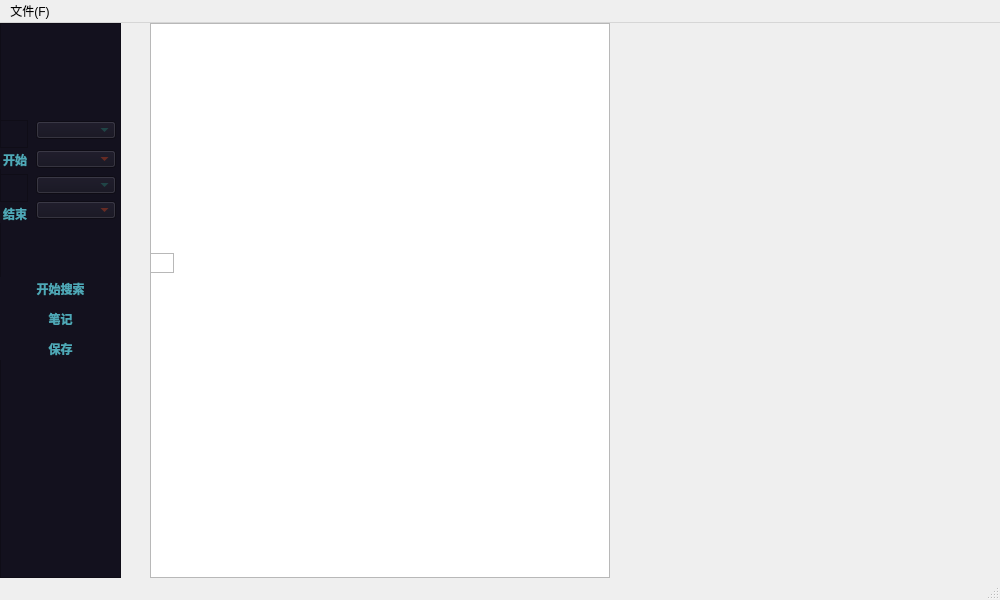
<?xml version="1.0" encoding="UTF-8"?>
<ui version="4.0">
 <class>Analyzer</class>
 <widget class="QMainWindow" name="Analyzer">
  <property name="geometry">
   <rect>
    <x>0</x>
    <y>0</y>
    <width>1000</width>
    <height>600</height>
   </rect>
  </property>
  <property name="sizePolicy">
   <sizepolicy hsizetype="Fixed" vsizetype="Fixed">
    <horstretch>0</horstretch>
    <verstretch>0</verstretch>
   </sizepolicy>
  </property>
  <property name="minimumSize">
   <size>
    <width>1000</width>
    <height>600</height>
   </size>
  </property>
  <property name="maximumSize">
   <size>
    <width>1000</width>
    <height>600</height>
   </size>
  </property>
  <property name="windowTitle">
   <string>MainWindow</string>
  </property>
  <property name="styleSheet">
   <string notr="true"/>
  </property>
  <widget class="QWidget" name="centralwidget">
   <widget class="QTextEdit" name="display_select">
    <property name="geometry">
     <rect>
      <x>150</x>
      <y>0</y>
      <width>460</width>
      <height>555</height>
     </rect>
    </property>
    <property name="sizePolicy">
     <sizepolicy hsizetype="Fixed" vsizetype="Fixed">
      <horstretch>0</horstretch>
      <verstretch>0</verstretch>
     </sizepolicy>
    </property>
    <property name="minimumSize">
     <size>
      <width>460</width>
      <height>555</height>
     </size>
    </property>
    <property name="maximumSize">
     <size>
      <width>460</width>
      <height>555</height>
     </size>
    </property>
    <property name="font">
     <font>
      <family>Consolas</family>
      <pointsize>10</pointsize>
     </font>
    </property>
    <property name="cursor" stdset="0">
     <cursorShape>IBeamCursor</cursorShape>
    </property>
    <property name="toolTipDuration">
     <number>-1</number>
    </property>
    <property name="midLineWidth">
     <number>0</number>
    </property>
    <property name="horizontalScrollBarPolicy">
     <enum>Qt::ScrollBarAlwaysOff</enum>
    </property>
    <property name="readOnly">
     <bool>true</bool>
    </property>
   </widget>
   <widget class="QFrame" name="frame">
    <property name="geometry">
     <rect>
      <x>0</x>
      <y>0</y>
      <width>121</width>
      <height>555</height>
     </rect>
    </property>
    <property name="sizePolicy">
     <sizepolicy hsizetype="Fixed" vsizetype="Fixed">
      <horstretch>0</horstretch>
      <verstretch>0</verstretch>
     </sizepolicy>
    </property>
    <property name="minimumSize">
     <size>
      <width>121</width>
      <height>555</height>
     </size>
    </property>
    <property name="maximumSize">
     <size>
      <width>121</width>
      <height>555</height>
     </size>
    </property>
    <property name="styleSheet">
     <string notr="true">background-color: rgb(19, 17, 30);</string>
    </property>
    <property name="frameShape">
     <enum>QFrame::StyledPanel</enum>
    </property>
    <property name="frameShadow">
     <enum>QFrame::Raised</enum>
    </property>
    <widget class="QComboBox" name="comboBox_time2">
     <property name="geometry">
      <rect>
       <x>36</x>
       <y>178</y>
       <width>80</width>
       <height>18</height>
      </rect>
     </property>
     <property name="minimumSize">
      <size>
       <width>80</width>
       <height>0</height>
      </size>
     </property>
     <property name="maximumSize">
      <size>
       <width>80</width>
       <height>16777215</height>
      </size>
     </property>
     <property name="styleSheet">
      <string notr="true">color: rgb(146, 52, 32);</string>
     </property>
    </widget>
    <widget class="QComboBox" name="comboBox_date1">
     <property name="geometry">
      <rect>
       <x>36</x>
       <y>98</y>
       <width>80</width>
       <height>18</height>
      </rect>
     </property>
     <property name="sizePolicy">
      <sizepolicy hsizetype="Preferred" vsizetype="Preferred">
       <horstretch>0</horstretch>
       <verstretch>0</verstretch>
      </sizepolicy>
     </property>
     <property name="minimumSize">
      <size>
       <width>80</width>
       <height>0</height>
      </size>
     </property>
     <property name="maximumSize">
      <size>
       <width>80</width>
       <height>16777215</height>
      </size>
     </property>
     <property name="styleSheet">
      <string notr="true">color: rgb(33, 93, 88);
selection-color: rgb(116, 134, 55);</string>
     </property>
    </widget>
    <widget class="QComboBox" name="comboBox_time1">
     <property name="geometry">
      <rect>
       <x>36</x>
       <y>127</y>
       <width>80</width>
       <height>18</height>
      </rect>
     </property>
     <property name="minimumSize">
      <size>
       <width>80</width>
       <height>0</height>
      </size>
     </property>
     <property name="maximumSize">
      <size>
       <width>80</width>
       <height>16777215</height>
      </size>
     </property>
     <property name="styleSheet">
      <string notr="true">color: rgb(146, 52, 32);</string>
     </property>
    </widget>
    <widget class="QWidget" name="">
     <property name="geometry">
      <rect>
       <x>0</x>
       <y>254</y>
       <width>121</width>
       <height>83</height>
      </rect>
     </property>
     <layout class="QVBoxLayout" name="verticalLayout_3">
      <item>
       <widget class="QPushButton" name="pushButton_search">
        <property name="font">
         <font>
          <family>等线</family>
          <weight>75</weight>
          <bold>true</bold>
          <stylestrategy>PreferAntialias</stylestrategy>
         </font>
        </property>
        <property name="layoutDirection">
         <enum>Qt::RightToLeft</enum>
        </property>
        <property name="styleSheet">
         <string notr="true">color: rgb(79, 169, 184);
border-top-color: rgb(255, 255, 255);</string>
        </property>
        <property name="text">
         <string>开始搜索</string>
        </property>
        <property name="shortcut">
         <string>Return</string>
        </property>
        <property name="autoDefault">
         <bool>false</bool>
        </property>
        <property name="default">
         <bool>false</bool>
        </property>
        <property name="flat">
         <bool>true</bool>
        </property>
       </widget>
      </item>
      <item>
       <widget class="QPushButton" name="pushButton_note">
        <property name="font">
         <font>
          <family>等线</family>
          <weight>75</weight>
          <bold>true</bold>
          <stylestrategy>PreferAntialias</stylestrategy>
         </font>
        </property>
        <property name="layoutDirection">
         <enum>Qt::RightToLeft</enum>
        </property>
        <property name="styleSheet">
         <string notr="true">color: rgb(79, 169, 184);
border-color: rgb(255, 255, 255);</string>
        </property>
        <property name="text">
         <string>笔记</string>
        </property>
        <property name="shortcut">
         <string>Return</string>
        </property>
        <property name="autoDefault">
         <bool>false</bool>
        </property>
        <property name="flat">
         <bool>true</bool>
        </property>
       </widget>
      </item>
      <item>
       <widget class="QPushButton" name="pushButton_save">
        <property name="font">
         <font>
          <family>等线</family>
          <weight>75</weight>
          <bold>true</bold>
          <stylestrategy>PreferAntialias</stylestrategy>
         </font>
        </property>
        <property name="styleSheet">
         <string notr="true">color: rgb(79, 169, 184);
border-bottom-color: rgb(255, 255, 255);
border-top-color: rgb(255, 255, 255);</string>
        </property>
        <property name="text">
         <string>保存</string>
        </property>
        <property name="shortcut">
         <string>Return</string>
        </property>
        <property name="autoDefault">
         <bool>false</bool>
        </property>
        <property name="flat">
         <bool>true</bool>
        </property>
       </widget>
      </item>
     </layout>
    </widget>
    <widget class="QWidget" name="">
     <property name="geometry">
      <rect>
       <x>0</x>
       <y>97</y>
       <width>30</width>
       <height>49</height>
      </rect>
     </property>
     <layout class="QVBoxLayout" name="verticalLayout_4">
      <item>
       <widget class="QFrame" name="frame_2">
        <property name="sizePolicy">
         <sizepolicy hsizetype="Fixed" vsizetype="Fixed">
          <horstretch>0</horstretch>
          <verstretch>0</verstretch>
         </sizepolicy>
        </property>
        <property name="minimumSize">
         <size>
          <width>28</width>
          <height>28</height>
         </size>
        </property>
        <property name="maximumSize">
         <size>
          <width>28</width>
          <height>28</height>
         </size>
        </property>
        <property name="styleSheet">
         <string notr="true">background-image: url(:/png/images/20181020150157190.png);</string>
        </property>
        <property name="frameShape">
         <enum>QFrame::StyledPanel</enum>
        </property>
        <property name="frameShadow">
         <enum>QFrame::Raised</enum>
        </property>
       </widget>
      </item>
      <item>
       <widget class="QLabel" name="label">
        <property name="sizePolicy">
         <sizepolicy hsizetype="Expanding" vsizetype="Preferred">
          <horstretch>0</horstretch>
          <verstretch>0</verstretch>
         </sizepolicy>
        </property>
        <property name="font">
         <font>
          <family>等线</family>
          <weight>75</weight>
          <bold>true</bold>
         </font>
        </property>
        <property name="layoutDirection">
         <enum>Qt::LeftToRight</enum>
        </property>
        <property name="styleSheet">
         <string notr="true">color: rgb(79, 169, 184);</string>
        </property>
        <property name="text">
         <string>开始</string>
        </property>
        <property name="textFormat">
         <enum>Qt::PlainText</enum>
        </property>
        <property name="alignment">
         <set>Qt::AlignCenter</set>
        </property>
       </widget>
      </item>
     </layout>
    </widget>
    <widget class="QWidget" name="">
     <property name="geometry">
      <rect>
       <x>0</x>
       <y>151</y>
       <width>30</width>
       <height>49</height>
      </rect>
     </property>
     <layout class="QVBoxLayout" name="verticalLayout_5">
      <item>
       <widget class="QFrame" name="frame_4">
        <property name="sizePolicy">
         <sizepolicy hsizetype="Fixed" vsizetype="Fixed">
          <horstretch>0</horstretch>
          <verstretch>0</verstretch>
         </sizepolicy>
        </property>
        <property name="minimumSize">
         <size>
          <width>28</width>
          <height>28</height>
         </size>
        </property>
        <property name="maximumSize">
         <size>
          <width>28</width>
          <height>28</height>
         </size>
        </property>
        <property name="styleSheet">
         <string notr="true">background-image: url(:/png/images/20181020150202709.png);</string>
        </property>
        <property name="frameShape">
         <enum>QFrame::StyledPanel</enum>
        </property>
        <property name="frameShadow">
         <enum>QFrame::Raised</enum>
        </property>
       </widget>
      </item>
      <item>
       <widget class="QLabel" name="label_2">
        <property name="sizePolicy">
         <sizepolicy hsizetype="Expanding" vsizetype="Preferred">
          <horstretch>0</horstretch>
          <verstretch>0</verstretch>
         </sizepolicy>
        </property>
        <property name="font">
         <font>
          <family>等线</family>
          <weight>75</weight>
          <bold>true</bold>
         </font>
        </property>
        <property name="layoutDirection">
         <enum>Qt::LeftToRight</enum>
        </property>
        <property name="styleSheet">
         <string notr="true">color: rgb(79, 169, 184);</string>
        </property>
        <property name="text">
         <string>结束</string>
        </property>
        <property name="alignment">
         <set>Qt::AlignCenter</set>
        </property>
       </widget>
      </item>
     </layout>
    </widget>
    <widget class="QComboBox" name="comboBox_date2">
     <property name="geometry">
      <rect>
       <x>36</x>
       <y>153</y>
       <width>80</width>
       <height>18</height>
      </rect>
     </property>
     <property name="minimumSize">
      <size>
       <width>80</width>
       <height>0</height>
      </size>
     </property>
     <property name="maximumSize">
      <size>
       <width>80</width>
       <height>16777215</height>
      </size>
     </property>
     <property name="styleSheet">
      <string notr="true">color: rgb(33, 93, 88);
selection-color: rgb(116, 134, 55);</string>
     </property>
    </widget>
   </widget>
   <widget class="QFrame" name="frame_3">
    <property name="geometry">
     <rect>
      <x>150</x>
      <y>230</y>
      <width>24</width>
      <height>20</height>
     </rect>
    </property>
    <property name="styleSheet">
     <string notr="true">background-image: url(:/png/images/开始.png);</string>
    </property>
    <property name="frameShape">
     <enum>QFrame::StyledPanel</enum>
    </property>
    <property name="frameShadow">
     <enum>QFrame::Raised</enum>
    </property>
   </widget>
  </widget>
  <widget class="QMenuBar" name="menubar">
   <property name="geometry">
    <rect>
     <x>0</x>
     <y>0</y>
     <width>1000</width>
     <height>23</height>
    </rect>
   </property>
   <widget class="QMenu" name="menu_F">
    <property name="title">
     <string>文件(F)</string>
    </property>
    <addaction name="action_open"/>
    <addaction name="action_save"/>
   </widget>
   <addaction name="menu_F"/>
  </widget>
  <widget class="QStatusBar" name="statusbar">
   <property name="enabled">
    <bool>true</bool>
   </property>
  </widget>
  <action name="action_open">
   <property name="text">
    <string>打开(O)</string>
   </property>
   <property name="iconText">
    <string>打开(O)</string>
   </property>
   <property name="shortcut">
    <string>Ctrl+O</string>
   </property>
  </action>
  <action name="action_save">
   <property name="text">
    <string>保存(S)</string>
   </property>
   <property name="shortcut">
    <string>Ctrl+S</string>
   </property>
  </action>
 </widget>
 <resources>
  <include location="rcc.qrc"/>
 </resources>
 <connections/>
</ui>
